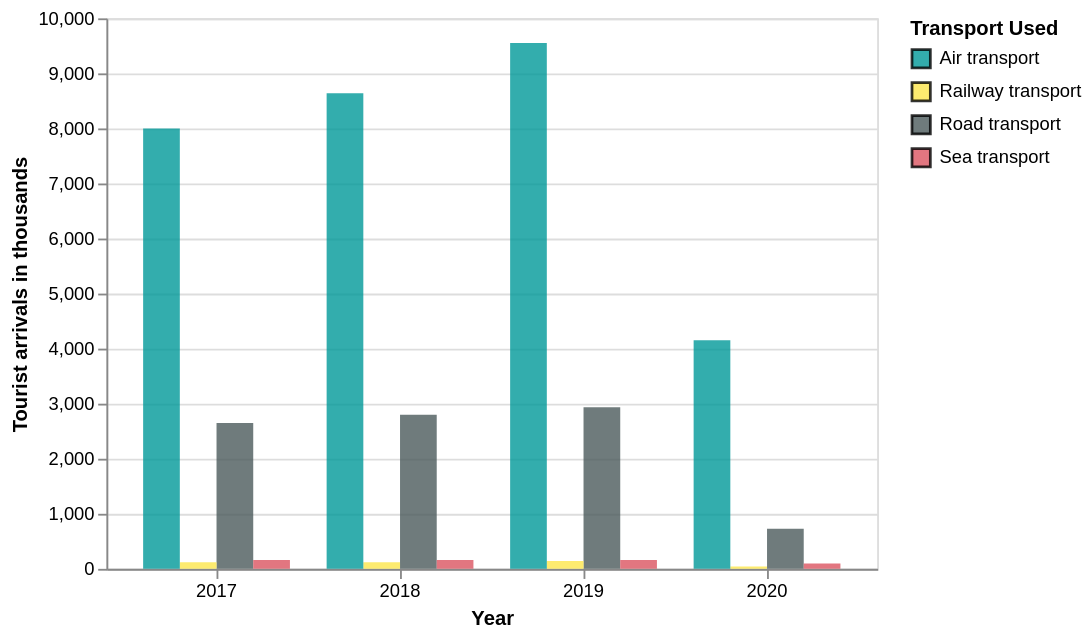

Vega-Lite specification stored for this chart:
### Vega-Lite specification from a JSON file in a GitHub repository (floating-point values rounded to 4 significant figures)
{"$schema": "https://vega.github.io/schema/vega-lite/v5.json", "data": {"values": [{"Year": "2017", "Transport Used": "Road transport", "Tourist arrivals in thousands": 2648.0}, {"Year": "2017", "Transport Used": "Railway transport", "Tourist arrivals in thousands": 117.8}, {"Year": "2017", "Transport Used": "Air transport", "Tourist arrivals in thousands": 7998.0}, {"Year": "2017", "Transport Used": "Sea transport", "Tourist arrivals in thousands": 161.2}, {"Year": "2018", "Transport Used": "Road transport", "Tourist arrivals in thousands": 2797.0}, {"Year": "2018", "Transport Used": "Railway transport", "Tourist arrivals in thousands": 121.9}, {"Year": "2018", "Transport Used": "Air transport", "Tourist arrivals in thousands": 8639.0}, {"Year": "2018", "Transport Used": "Sea transport", "Tourist arrivals in thousands": 162.4}, {"Year": "2019", "Transport Used": "Road transport", "Tourist arrivals in thousands": 2936.0}, {"Year": "2019", "Transport Used": "Railway transport", "Tourist arrivals in thousands": 141.7}, {"Year": "2019", "Transport Used": "Air transport", "Tourist arrivals in thousands": 9552.0}, {"Year": "2019", "Transport Used": "Sea transport", "Tourist arrivals in thousands": 162.4}, {"Year": "2020", "Transport Used": "Road transport", "Tourist arrivals in thousands": 729.9}, {"Year": "2020", "Transport Used": "Railway transport", "Tourist arrivals in thousands": 42.84}, {"Year": "2020", "Transport Used": "Air transport", "Tourist arrivals in thousands": 4151.0}, {"Year": "2020", "Transport Used": "Sea transport", "Tourist arrivals in thousands": 99.21}]}, "width": "container", "params": [{"name": "legend_highlight", "select": {"type": "point", "fields": ["Transport Used"], "on": "click"}, "bind": "legend"}, {"name": "highlight", "select": {"type": "point", "on": "mouseover"}}], "mark": {"type": "bar", "stroke": "black", "cursor": "pointer"}, "encoding": {"x": {"field": "Year"}, "y": {"field": "Tourist arrivals in thousands", "type": "quantitative"}, "xOffset": {"field": "Transport Used"}, "color": {"field": "Transport Used", "type": "nominal", "scale": {"domain": ["Air transport", "Railway transport", "Road transport", "Sea transport"], "range": ["#009999", "#FDE74C", "#4C5B5C", "#DB5461"]}}, "opacity": {"condition": {"param": "legend_highlight", "value": 0.8}, "value": 0.2}, "strokeWidth": {"condition": [{"param": "highlight", "empty": false, "value": 1}], "value": 0}, "tooltip": [{"field": "Year", "type": "nominal"}, {"field": "Transport Used", "type": "nominal"}, {"field": "Tourist arrivals in thousands", "type": "quantitative", "format": ".1f"}]}, "config": {"axis": {"labelAngle": 0}}}
